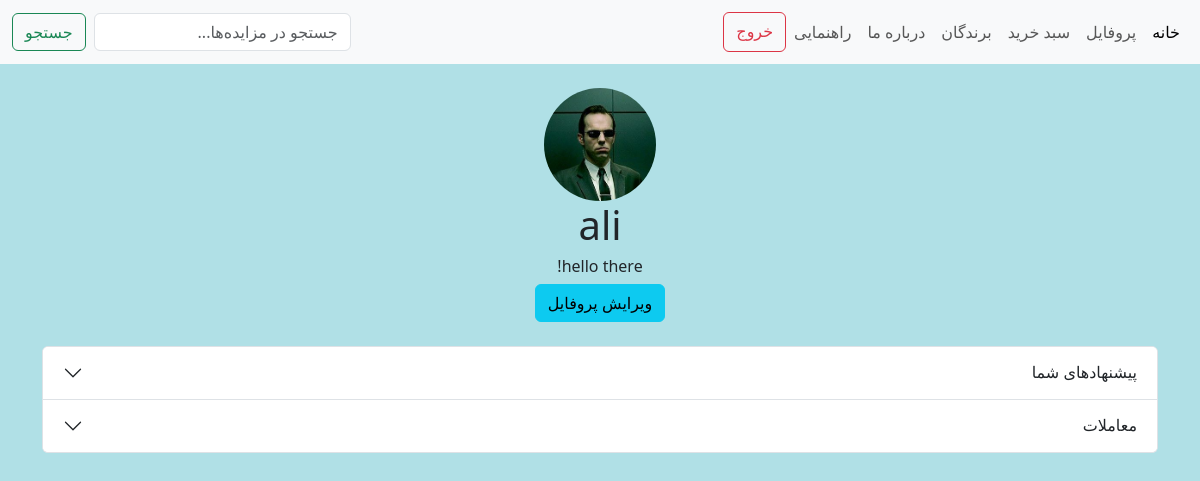
Page /profile/1 (signed in) on the committed database.
### base/models.py (models this page shows)
class User(AbstractUser):
    name = models.CharField(max_length=200, null=True, blank=True)
    address = models.TextField(null=True, blank=True)
    email = models.EmailField(unique=True, null=True, blank=True)
    phone = models.CharField(max_length=14, null=True, blank=True)
    bids_number = models.IntegerField(default=0)
    bio = models.TextField(null=True, blank=True)
    avatar = models.ImageField(upload_to="uploads/users/", null=True, blank=True)
    groups = models.ManyToManyField(
        'auth.Group', related_name='custom_user_set', blank=True
    )
    user_permissions = models.ManyToManyField(
        'auth.Permission', related_name='custom_user_set', blank=True
    )

### base/views.py (the view)
# urls.py: path('profile/<str:pk>', views.userProfile, name="user-profile"),
def userProfile(request, pk):
    user = User.objects.get(id=pk)
    deals = user.deals.all()
    bids = user.bids.all()
    owner_user = user == request.user
    context = {'user': user, 'owner_user': owner_user, 'deals': deals, 'bids': bids}
    return render(request, 'base/profile.html', context)

### base/templates/base/profile.html (shortened to what this page needs)
{% extends "main.html" %}
{% load static %}
{% block content %}
<div class="container d-flex flex-column align-items-center mt-4">
    <img class="rounded-circle" width="10%" height="10%" src="{% if user.avatar %}/{{ user.avatar }}{% else %} {% static "images/profile.png" %} {% endif %}" alt="">
    <h1>{{ user.username }}</h1>
    {% if user.bio %}
    <h6>{{ user.bio }}</h6>
    {% endif %}
    {% if owner_user %}
    <a href="{% url 'update-user' %}" class="btn btn-info">ویرایش پروفایل</a>
    {% endif %}
    <br />
    <div class="accordion w-100" id="accordionExample">
        {% if owner_user %}
            <div class="accordion-item">
            <h2 class="accordion-header" id="headingOne">
                <button class="accordion-button collapsed" type="button" data-bs-toggle="collapse" data-bs-target="#collapseOne" aria-expanded="false" aria-controls="collapseOne">
                پیشنهادهای شما
                </button>
            </h2>
            </div>
        {% endif %}
        <div class="accordion-item">
          <h2 class="accordion-header" id="headingTwo">
            <button class="accordion-button collapsed" type="button" data-bs-toggle="collapse" data-bs-target="#collapseTwo" aria-expanded="false" aria-controls="collapseTwo">
              معاملات
            </button>
          </h2>
        </div>
    </div>
</div>
{% endblock content %}

### static/styles/style.css (style rules this page uses)
body { background-color: powderblue; min-height: 100vh; height: fit-content; }
.accordion-button:after { margin-left: unset !important; }

### rows in the picture
User: avatar (picture), username "ali", bio "hello there!"
